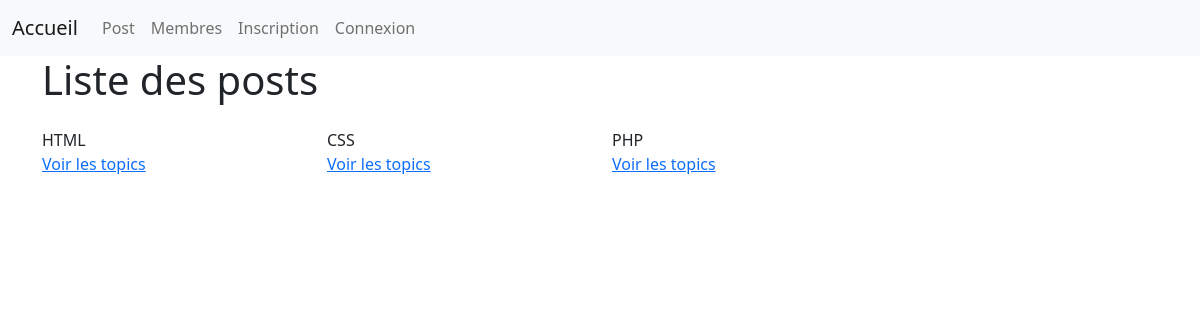
Screenshot of /post/post.php with the database file from the repository.
### tables this page shows
CREATE TABLE IF NOT EXISTS `post` (
  `id` int NOT NULL AUTO_INCREMENT,
  `titre` varchar(50) NOT NULL,
  `libelle` varchar(50) NOT NULL,
  `date_creation` datetime NOT NULL,
  `ordre` int NOT NULL,
  PRIMARY KEY (`id`)
);

### post/post.php (the view, shortened to what this page needs)
<?php
require_once('../include.php');
$req = $DB->prepare("SELECT * FROM post ORDER BY ordre");
$req->execute();
$req_post = $req->fetchAll();
?>
<!doctype html>
<html lang="fr">
<head>
    <?php
    require_once('../head/link.php');
    ?>
</head>
<body>
    <?php
    require_once('../menu/menu.php');
    ?>
    <div class="container-sm">
        <div class="row">
            <div class="col-12">
                <h1>Liste des posts</h1>
            </div>
            <br>
            <br>
            <br>
            <?php
            foreach ($req_post as $rp) {
            ?>
                <div class="col-3">
                    <?= $rp['titre']; ?> <br>
                    <a href="post/list-topics.php?id=<?= $rp['id'] ?>">Voir les topics</a>
                </div>
            <?php
            }
            ?>
</body>
</html>

### rows the page displays
post: titre "HTML"
post: titre "CSS"
post: titre "PHP"
